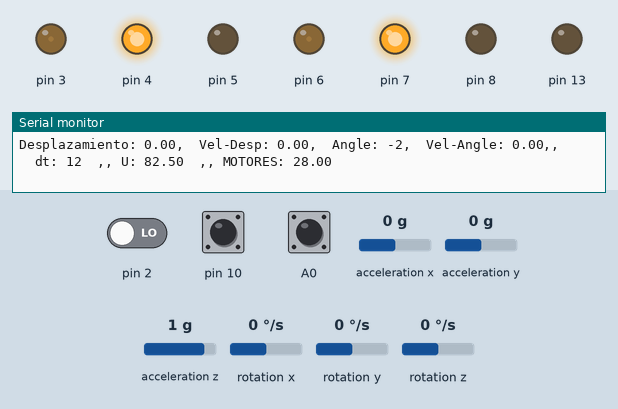
Recording of a sketch running on a simulated Arduino Uno, built with avr-gcc and run on an emulated ATmega328P. Parts: output pins drawn as LEDs (lit = HIGH), the last lines printed to the serial monitor. Inputs (shaded band) come from the test bench; at power-on: acceleration x 0 g, acceleration z 1 g, pin 2 LOW, pin 10 HIGH, A0 HIGH, acceleration y 0 g, rotation x 0 °/s, rotation y 0 °/s, rotation z 0 °/s. The sensor or clock chip raises its interrupt line as the real part does.

Above: at 1.7 s.
1.8 s: acceleration x set to 0.8 g
At 2.3 s:
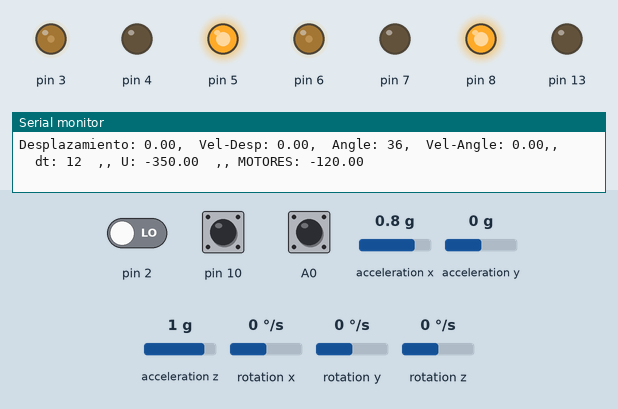
3.3 s: acceleration x set to 0.2 g
At 3.6 s:
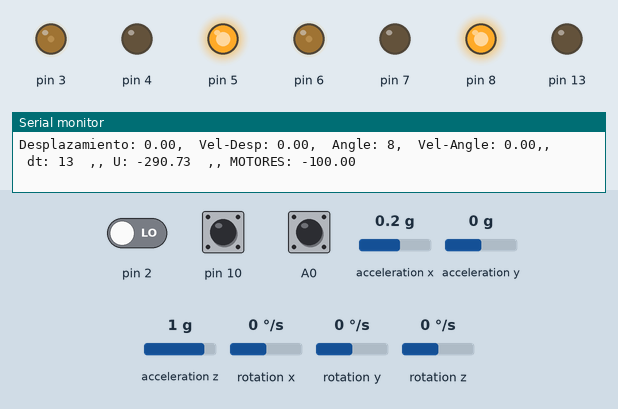
4.8 s: acceleration x set to -0.1 g
At 5.2 s:
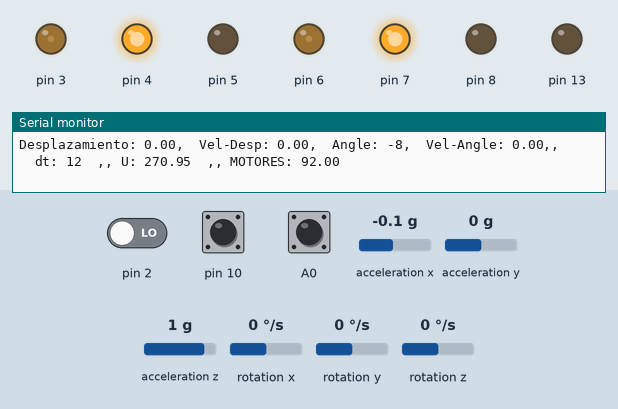
7.8 s: acceleration z set to 0 g
At 8.1 s:
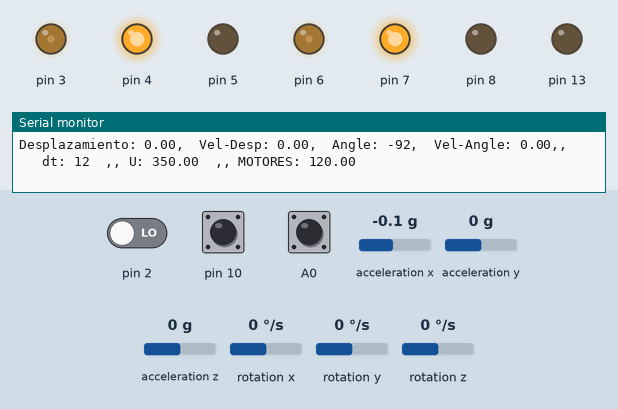
10.8 s: acceleration x set to 1.4 g
At 11.4 s:
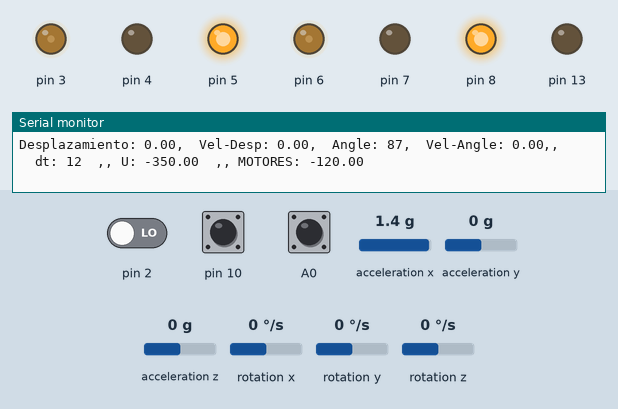
12.3 s: acceleration x set to -1.4 g
At 12.7 s:
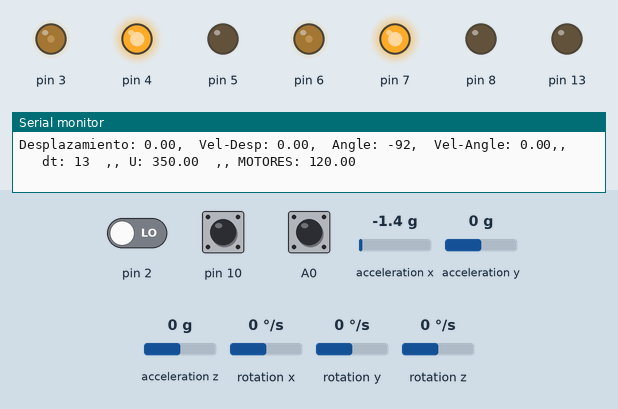
Timing chart, 0 to 14.8 s (numbered marks = the images above; inputs shaded):
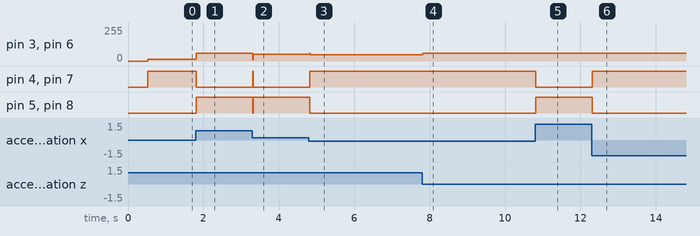

Measured:
- the behaviour switches between 0.1 and 0 g on acceleration x (found by bisection; images 2 and 3)
- after the input at 1.8 s, pin 3, pin 6: 14/255 → 60/255 at once; pin 4, pin 7: HIGH → LOW at once; pin 5, pin 8: LOW → HIGH at once
- after the input at 3.3 s, pin 3, pin 6: 60/255 → 50/255 at once; pin 4, pin 7: LOW → HIGH at once, → LOW 0.01 s later; pin 5, pin 8: HIGH → LOW at once, → HIGH 0.01 s later
- after the input at 4.8 s, pin 3, pin 6: 50/255 → 46/255 at once; pin 4, pin 7: LOW → HIGH at once; pin 5, pin 8: HIGH → LOW at once
- after the input at 7.8 s, pin 3, pin 6: 46/255 → 60/255 at once
- after the input at 10.8 s, pin 4, pin 7: HIGH → LOW at once; pin 5, pin 8: LOW → HIGH at once
- after the input at 12.3 s, pin 4, pin 7: LOW → HIGH at once; pin 5, pin 8: HIGH → LOW at once

The sketch:

LQRV4.ino
```cpp
///////////////////////////////////////////
#include "LMotorController.h"
#include "I2Cdev.h"
#include "MPU6050_6Axis_MotionApps20.h"
#include <PinChangeInt.h>
///////////////////////////////////////////
///mpu///
#if I2CDEV_IMPLEMENTATION == I2CDEV_ARDUINO_WIRE
 #include "Wire.h"
#endif
MPU6050 mpu;
// MPU control/status vars
bool dmpReady = false; // set true if DMP init was successful
uint8_t mpuIntStatus; // holds actual interrupt status byte from MPU
uint8_t devStatus; // return status after each device operation (0 = success, !0 = error)
uint16_t packetSize; // expected DMP packet size (default is 42 bytes)
uint16_t fifoCount; // count of all bytes currently in FIFO
uint8_t fifoBuffer[64]; // FIFO storage buffer
// orientation/motion vars
Quaternion q; // [w, x, y, z] quaternion container
VectorFloat gravity; // [x, y, z] gravity vector
float ypr[1]; // [yaw, pitch, roll] yaw/pitch/roll container and gravity vector
volatile bool mpuInterrupt = false; // indicates whether MPU interrupt pin has gone high
void dmpDataReady()
{
 mpuInterrupt = true;
}
/////////////////////////


//MOTOR CONTROLLER
double motorSpeedFactorLeft = 0.5;
double motorSpeedFactorRight = 0.5;
int ENA = 6;
int IN1 = 7;
int IN2 = 8;
int IN3 = 4;
int IN4 = 5;
int ENB = 3;
#define MIN_ABS_SPEED 18
LMotorController motorController(ENA, IN1, IN2, ENB, IN3, IN4, motorSpeedFactorLeft, motorSpeedFactorRight);
////////////////

///encoder///
volatile int en1=0,en2=0;
int motorAngularPosition=0;
float motorAngularSpeed=0;
const float gearRatio=51.45;
const float countToDegrees = (360 / (12.0 * gearRatio));
int disF=0;

int GradosP=360/150;

#define s1 11
#define s2 12

#define sensor A2
/////////////////

//lqr///
float x1,x2,x3,x4;
float x1_ant=0;
float x3_ant=0;
float k[4]={-0.5,-0.9,33,150};//-0.8,-0.5,26,100
int SetPoint=0;
float input;
double dt=0,dt2=0.0001;
volatile double U;
////////////////////


void setup() {
  Serial.begin(2000000);
 ////////MPU////////
 // join I2C bus (I2Cdev library doesn't do this automatically)
 #if I2CDEV_IMPLEMENTATION == I2CDEV_ARDUINO_WIRE
 TWBR = 24; // 400kHz I2C clock (200kHz if CPU is 8MHz)
 #elif I2CDEV_IMPLEMENTATION == I2CDEV_BUILTIN_FASTWIRE
 Fastwire::setup(400, true);
 #endif

 mpu.initialize();

 devStatus = mpu.dmpInitialize();

 // supply your own gyro offsets here, scaled for min sensitivity
 mpu.setXGyroOffset(63);
 mpu.setYGyroOffset(40);
 mpu.setZGyroOffset(22);
 mpu.setZAccelOffset(976); // 1688 factory default for my test chip

 // make sure it worked (returns 0 if so)
 if (devStatus == 0)
 {
 // turn on the DMP, now that it's ready
 mpu.setDMPEnabled(true);

 // enable Arduino interrupt detection
 attachInterrupt(0, dmpDataReady, RISING);
 mpuIntStatus = mpu.getIntStatus();

 // set our DMP Ready flag so the main loop() function knows it's okay to use it
 dmpReady = true;

 // get expected DMP packet size for later comparison
 packetSize = mpu.dmpGetFIFOPacketSize();
 }
 else
 {
 // ERROR!
 // 1 = initial memory load failed
 // 2 = DMP configuration updates failed
 // (if it's going to break, usually the code will be 1)
 Serial.print(F("DMP Initialization failed (code "));
 Serial.print(devStatus);
 Serial.println(F(")"));
 }

 pinMode(13,OUTPUT);

pinMode(A0, INPUT_PULLUP);
   pinMode(10, INPUT_PULLUP);

   pinMode(s1, INPUT_PULLUP);
   pinMode(s2, INPUT_PULLUP);
   PCintPort::attachInterrupt(A0, encoder1, RISING);
   PCintPort::attachInterrupt(10, encoder2, RISING);
}


void encoder1() {
  if (digitalRead(A0) == HIGH) {
    if (digitalRead(s2) == LOW) {
      en1++;
    }
    else {
      en1--;
    }
  }
  else {
    if (digitalRead(s2) == LOW) {
      en1--;
    }
    else {
      en1++;
    }
  }
  }


void encoder2() {
      if (digitalRead(10) == HIGH) {
    if (digitalRead(s1) == LOW) {
      en2--;
    }
    else {
      en2++;
    }
  }
  else {
    if (digitalRead(s1) == LOW) {
      en2++;
    }
    else {
      en2--;
    }
  }
  }


void sampleEncoders() {
  static float prevPosition = 0;
  static uint16_t lastUpdate = 0;
  static float leftPosition = 0;
  static float rightPosition = 0;
  //uint16_t m = micros();
  //uint16_t dt3 = m - lastUpdate;
  //lastUpdate = m;

  leftPosition = (float)en1 * 2.32;
  rightPosition = (float)en2 * 2.32;
  motorAngularPosition = -(leftPosition + rightPosition) / 2.0;
  //motorAngularSpeed = (((motorAngularPosition - prevPosition)/ dt3)* 1000000.0)/6;
  //prevPosition = motorAngularPosition;
}


int distancia(){

  disF=en1;
  return disF;
}


float Angle(){
    // if programming failed, don't try to do anything
 if (!dmpReady) return;

 // wait for MPU interrupt or extra packet(s) available
 while (!mpuInterrupt && fifoCount < packetSize)
 {
  //no mpu data - performing lqr calculations and output to motors is 0
 //motorController.move(0,MIN_ABS_SPEED);
 }


 // reset interrupt flag and get INT_STATUS byte
 mpuInterrupt = false;
 mpuIntStatus = mpu.getIntStatus();

 // get current FIFO count
 fifoCount = mpu.getFIFOCount();

 // check for overflow (this should never happen unless our code is too inefficient)
 if ((mpuIntStatus & 0x10) || fifoCount == 1024)
 {
 // reset so we can continue cleanly
 mpu.resetFIFO();
 //Serial.println(F("FIFO overflow!"));

 // otherwise, check for DMP data ready interrupt (this should happen frequently)
 }
 else if (mpuIntStatus & 0x02)
 {
 // wait for correct available data length, should be a VERY short wait
 while (fifoCount < packetSize) fifoCount = mpu.getFIFOCount();

 // read a packet from FIFO
 mpu.getFIFOBytes(fifoBuffer, packetSize);

 // track FIFO count here in case there is > 1 packet available
 // (this lets us immediately read more without waiting for an interrupt)
 fifoCount -= packetSize;

 mpu.dmpGetQuaternion(&q, fifoBuffer);
 mpu.dmpGetGravity(&gravity, &q);
 mpu.dmpGetYawPitchRoll(ypr, &q, &gravity);
 input = ypr[1] * 180/M_PI + 180;
return input;
 }
}
int now=0;
int chtime=0;
int Ts=10;//20//10
int pasTime=0;

void loop() {///
  now=millis();
  chtime=now-pasTime;
  sampleEncoders();
  x1=motorAngularPosition;
  x3=Angle()-182.5;///sensor izq
  if(chtime>=Ts){


  Serial.print("Desplazamiento: ");
  Serial.print(x1);//*abs(cos(x3))));

  x2=((x1 - x1_ant)/ chtime);//(x1-x1_ant)/dt2;
  Serial.print(",  Vel-Desp: ");
  Serial.print(x2);


  Serial.print(",  Angle: ");
  Serial.print(int(x3));

  x4=((x3-x3_ant)/chtime);
  Serial.print(",  Vel-Angle: ");
  Serial.print(x4);
  Serial.print(",,     dt: ");
  Serial.print(chtime);

  U=-((k[0]*(SetPoint-x1))+(k[1]*x2)+(k[2]*x3)+(k[3]*x4));

  U=constrain(U,-350,350);
  Serial.print("  ,, U: ");
  Serial.print(U);
  U=map(U,-350,350,-120,120);//90vel
  Serial.print("  ,, MOTORES: ");
  Serial.println(U);

  motorController.move(U,MIN_ABS_SPEED);

  pasTime=now;
  }
  x1_ant=x1;
  x3_ant=x3;
}
```
